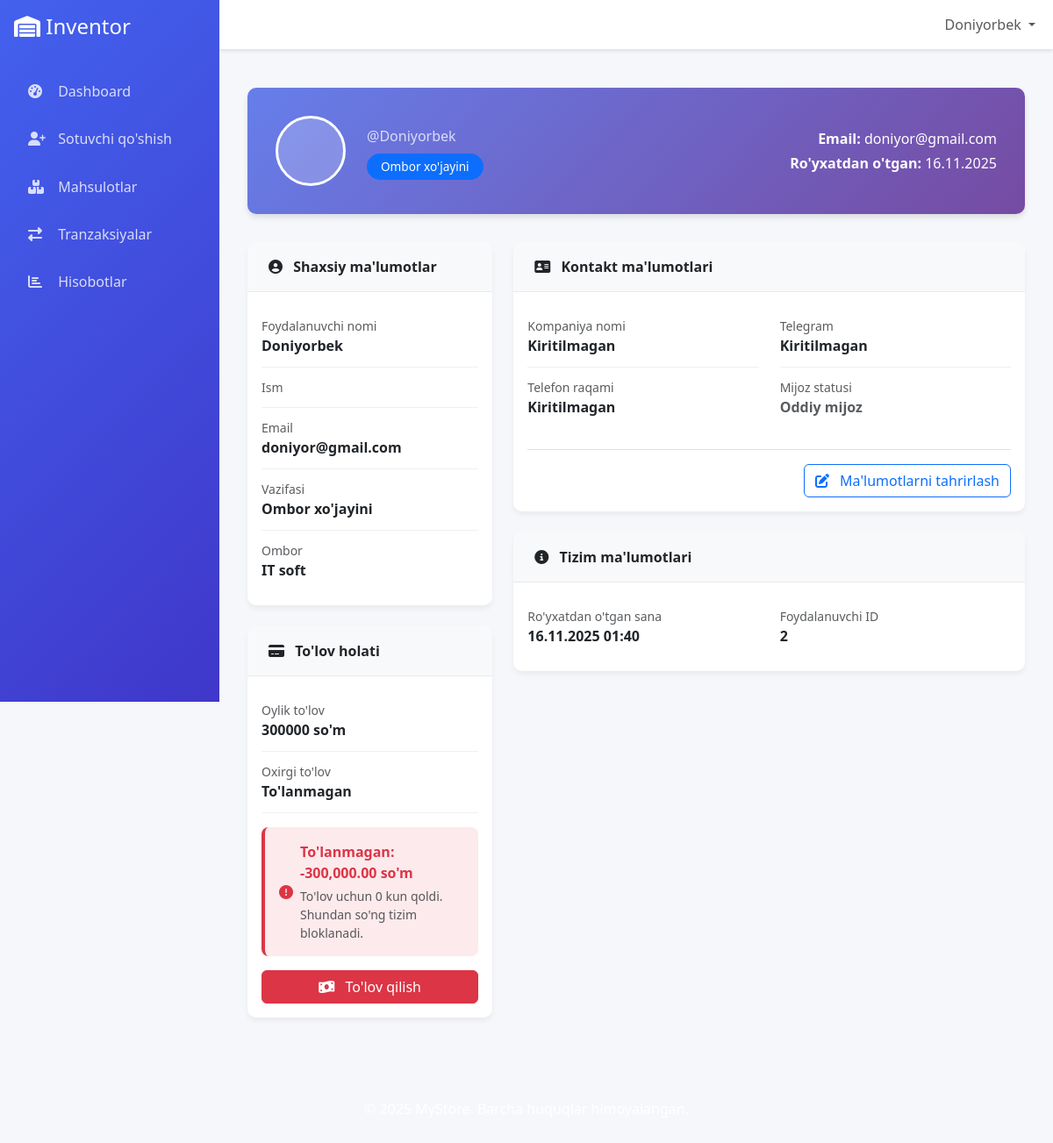
Page /profile/ (signed in) on the earlier database version.
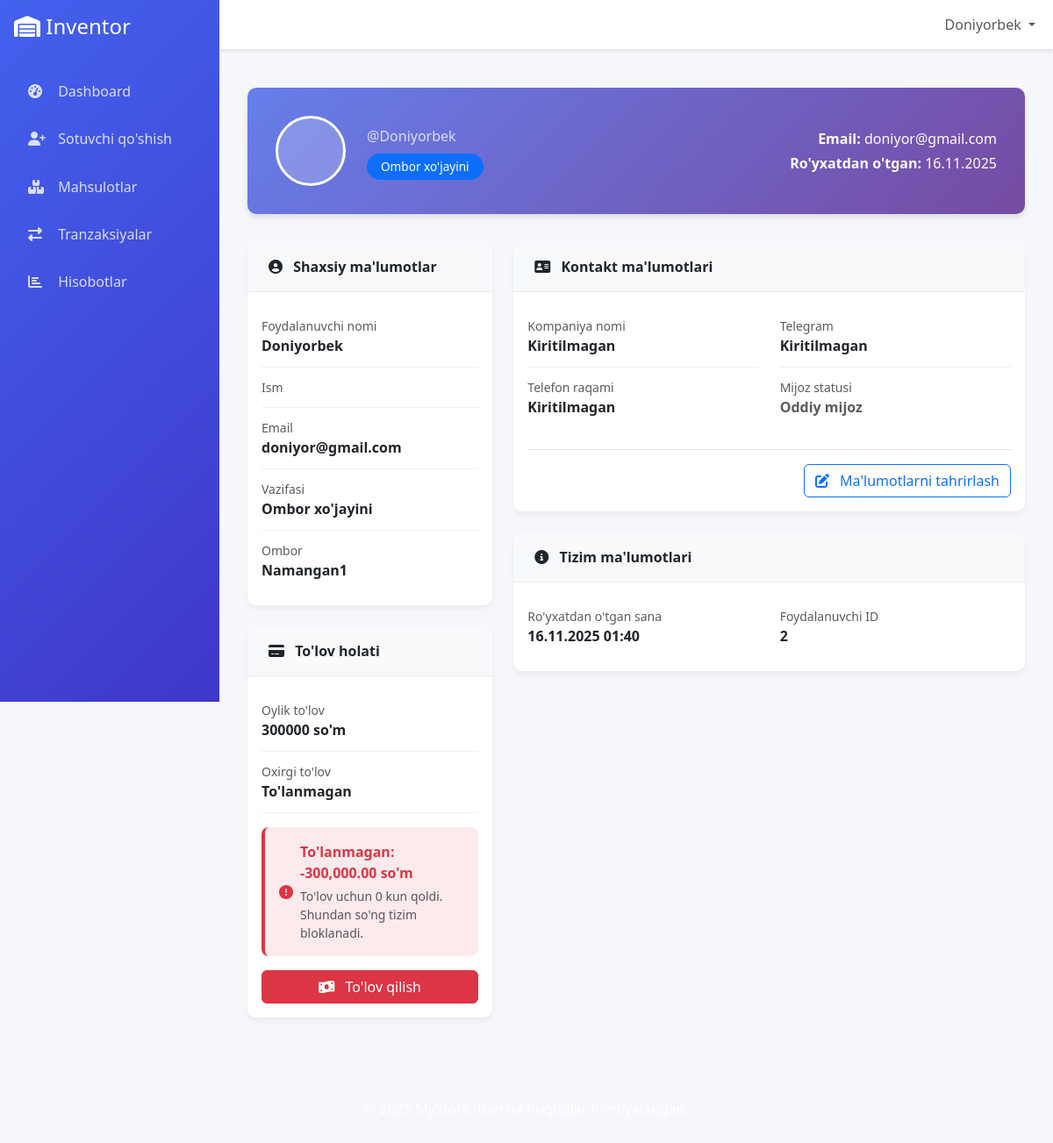
Same page on the later database version.
### users/models.py (models this page shows, shortened)
class UserRole(models.Model):
    ROLE_CHOICES = (
        ('ADMIN', 'Admin'),
        ('WAREHOUSE_MANAGER', 'Ombor xo\'jayini'),
        ('SELLER', 'Sotuvchi'),
    )
    user = models.OneToOneField(User, on_delete=models.CASCADE)
    role = models.CharField(max_length=20, choices=ROLE_CHOICES)
    warehouse = models.ForeignKey('inventor.Warehouse', on_delete=models.CASCADE, null=True, blank=True)
    created_at = models.DateTimeField(auto_now_add=True)

### inventor/models.py (models this page shows, shortened)
class Warehouse(models.Model):
    name = models.CharField(max_length=100)
    location = models.CharField(max_length=200)
    created_at = models.DateTimeField(auto_now_add=True)

### users/views.py (the view)
# urls.py: path('profile/', views.profile_view, name='profile'),
@login_required
def profile_view(request):
    try:
        profile = UserProfile.objects.get(user=request.user)
        role = UserRole.objects.get(user=request.user)
        payment_status = profile.get_payment_status()
        debts = []
        if role.role == 'SELLER':
            debts = Debt.objects.filter(
                seller=request.user,
                status__in=['PENDING', 'PARTIAL']
            ).select_related('product') # Optimizing query to get product name
    except UserProfile.DoesNotExist:
        profile = None
        payment_status = {'status': 'error', 'message': "Profil topilmadi."}
        debts = []
    except UserRole.DoesNotExist:
        role = None
    context = {
        'user': request.user,
        'profile': profile,
        'role': role,
        'payment_status': payment_status,
        'debts': debts,
    }
    return render(request, 'users/profile.html', context)

### users/models.py (called while the page is built)
    def is_payment_due(self):
        if not self.last_payment_date:
            return True
        return timezone.now() > self.last_payment_date + timedelta(days=31)

    def days_until_block(self):
        if not self.last_payment_date:
            return 0
        days_passed = (timezone.now() - self.last_payment_date).days
        return max(0, 33 - days_passed)

    def get_payment_status(self):
        if self.is_payment_due():
            return {
                'status': 'due',
                'message': f"To'lanmagan: -{self.monthly_payment:,} so'm",
                'amount_due': -self.monthly_payment
            }
        else:
            return {
                'status': 'paid',
                'message': f"To'langan: 0 so'm",
                'amount_due': 0
            }

### templates/users/profile.html (shortened to what the changed rows need)
{% extends 'base.html' %}
{% block content %}
<div class="container-fluid py-4">
    <div class="profile-header">
        <div class="row align-items-center">
            <div class="col-md-8">
                <div class="d-flex align-items-center">
                    <div>
                        <p class="mb-0 opacity-75">@{{ user.username }}</p>
                        {% if role %}
                        <span class="badge status-badge mt-2
                            {% if role.role == 'ADMIN' %}bg-danger
                            {% elif role.role == 'WAREHOUSE_MANAGER' %}bg-primary
                            {% else %}bg-success{% endif %}">
                            {{ role.get_role_display }}
                        </span>
                        {% endif %}
                    </div>
                </div>
            </div>
            <div class="col-md-4 text-md-end">
                <p class="mb-1"><strong>Email:</strong> {{ user.email }}</p>
                {% if role %}
                <p class="mb-0"><strong>Ro'yxatdan o'tgan:</strong> {{ role.created_at|date:"d.m.Y" }}</p>
                {% endif %}
            </div>
        </div>
    </div>
    <div class="row">
        <div class="col-lg-4">
            <div class="card card-profile">
                <div class="card-body">
                    {% if role %}
                    <div class="info-item">
                        <div class="text-muted small">Vazifasi</div>
                        <div class="fw-bold">{{ role.get_role_display }}</div>
                    </div>
                    {% if role.warehouse %}
                    <div class="info-item">
                        <div class="text-muted small">Ombor</div>
                        <div class="fw-bold">{{ role.warehouse.name }}</div>
                    </div>
                    {% endif %}
                    {% endif %}
                </div>
            </div>
        </div>
        <div class="col-lg-8">
            {% if role %}
            <div class="card card-profile mt-4">
                <div class="card-header card-header-custom">
                    <i class="fas fa-info-circle me-2"></i> Tizim ma'lumotlari
                </div>
                <div class="card-body">
                    <div class="row">
                        <div class="col-md-6">
                            <div class="info-item">
                                <div class="text-muted small">Ro'yxatdan o'tgan sana</div>
                                <div class="fw-bold">{{ role.created_at|date:"d.m.Y H:i" }}</div>
                            </div>
                        </div>
                        <div class="col-md-6">
                            <div class="info-item">
                                <div class="text-muted small">Foydalanuvchi ID</div>
                                <div class="fw-bold">{{ user.id }}</div>
                            </div>
                        </div>
                    </div>
                </div>
            </div>
            {% endif %}
        </div>
    </div>
</div>
{% endblock %}

Differences in the rows shown:
changed UserRole "Ombor xo'jayini": warehouse.name "IT soft" → "Namangan1"
